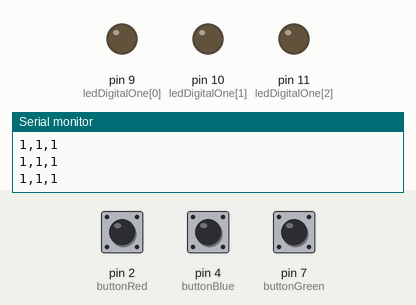
The sketch below on a simulated Arduino Uno, built with avr-gcc and run on an emulated ATmega328P. On the bench: output pins drawn as LEDs (lit = HIGH), the last lines printed to the serial monitor. The inputs (shaded band) are chosen by the test bench; at power-on: pin 2 (buttonRed) HIGH, pin 4 (buttonBlue) HIGH, pin 7 (buttonGreen) HIGH.

Above: at 1.2 s.
1.3 s: pin 2 (buttonRed) pulled LOW for 0.15 s
At 1.9 s:
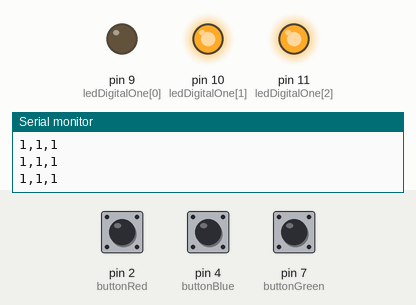
2.9 s: pin 4 (buttonBlue) pulled LOW for 0.15 s
At 3.2 s:
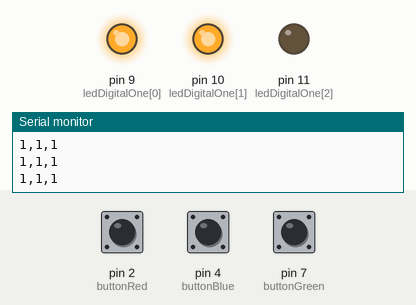
4.5 s: pin 7 (buttonGreen) pulled LOW for 0.15 s
At 5.7 s:
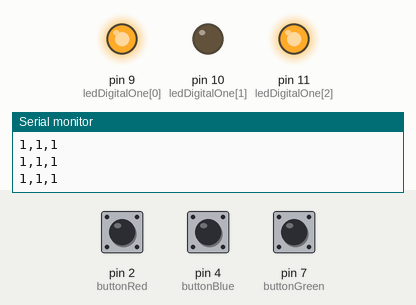
6.1 s: pin 2 (buttonRed) pulled LOW for 1 s
At 7.0 s:
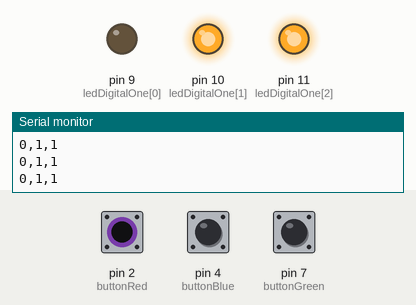
8.6 s: pin 4 (buttonBlue) pulled LOW for 1 s
At 10.0 s:
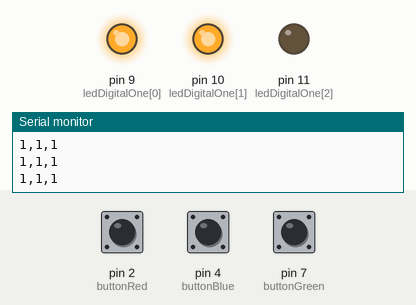
11.1 s: pin 2 (buttonRed) driven LOW and pin 4 (buttonBlue) driven LOW
At 12.0 s:
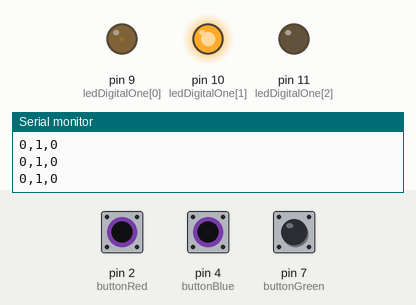
Timing chart, 0 to 13.6 s (numbered marks = the images above; inputs shaded):
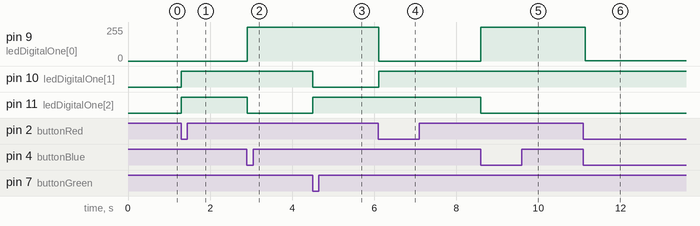

The sketch:

RGB_Color_Toy_2.ino
```cpp
int ledDigitalOne[] = {9, 10, 11};
// 9 IS RED, 10 IS green, 11 is blue
int buttonRed = 2;
int buttonGreen = 7;
int buttonBlue = 4;
int A, B, C;

int red;       // 0-1023 (in theory)
int green;       // 0-1023 (in theory)
int blue;

const boolean ON = LOW;
const boolean OFF = HIGH;

const boolean RED[] = {ON, OFF, OFF};
const boolean GREEN[] = {OFF, ON, OFF};
const boolean BLUE[] = {OFF, OFF, ON};
const boolean YELLOW[] = {ON, ON, OFF};
const boolean CYAN[] = {OFF, ON, ON};
const boolean MAGENTA[] = {ON, OFF, ON};
const boolean WHITE[] = {ON, ON, ON};
const boolean BLACK[] = {OFF, OFF, OFF};

const boolean* COLORS[] = {RED, GREEN, BLUE, YELLOW, CYAN, MAGENTA, WHITE, BLACK};

void setup(){
  for(int i = 0; i < 3; i++){
    pinMode(ledDigitalOne[i], OUTPUT);
    pinMode(buttonRed, INPUT);
    pinMode(buttonGreen, INPUT);
    pinMode(buttonBlue, INPUT);
  }
  Serial.begin(9600);
}

void setColor(int* led, boolean* color){
  for(int i = 0; i <3; i++){
    digitalWrite(led[i], color[i]);
  }
}

void loop(){

  red = digitalRead(buttonRed);       // 0-1023 (in theory)
  green = digitalRead(buttonGreen);       // 0-1023 (in theory)
  blue = digitalRead(buttonBlue);      // 0-1

  if (red != HIGH && green != HIGH && blue != HIGH) {
    for(int i = 0; i< 8; i++)
    {
    setColor(ledDigitalOne, COLORS[i]);
    delay(500);}
    return;
  }
  if (red == LOW) {
  setColor(ledDigitalOne, RED);}

  if (green == LOW) {
  setColor(ledDigitalOne, GREEN);}

  if (blue == LOW) {
  setColor(ledDigitalOne, BLUE);}

  if (red == LOW && green == LOW && blue == HIGH) {
  setColor(ledDigitalOne, YELLOW);}

  if (red == LOW && blue == LOW && green == HIGH) {
  setColor(ledDigitalOne, MAGENTA);}

  if (green == LOW && blue == LOW && red == HIGH) {
  setColor(ledDigitalOne, CYAN);}

  if (red == LOW && green == LOW && blue == LOW) {
  setColor(ledDigitalOne, WHITE);}

  A = digitalRead(buttonRed);       // 0-1023 (in theory)
  B = digitalRead(buttonGreen);       // 0-1023 (in theory)
  C = digitalRead(buttonBlue);      // 0-1

  Serial.print(A);
  Serial.print(",");
  Serial.print(B);
  Serial.print(",");
  Serial.println(C);

}
```

Measured:
- after the input at 1.3 s, pin 10 (ledDigitalOne[1]), pin 11 (ledDigitalOne[2]): LOW → HIGH at once
- after the input at 2.9 s, pin 9 (ledDigitalOne[0]): 0/255 → 255/255 at once; pin 11 (ledDigitalOne[2]): HIGH → LOW at once
- after the input at 4.5 s, pin 10 (ledDigitalOne[1]): HIGH → LOW at once; pin 11 (ledDigitalOne[2]): LOW → HIGH at once
- after the input at 6.1 s, pin 9 (ledDigitalOne[0]): 255/255 → 0/255 at once; pin 10 (ledDigitalOne[1]): LOW → HIGH at once
- after the input at 8.6 s, pin 9 (ledDigitalOne[0]): 0/255 → 255/255 at once; pin 11 (ledDigitalOne[2]): HIGH → LOW at once
- after the input at 11.1 s, pin 9 (ledDigitalOne[0]): 255/255 → 1/255 after 0.05 s
